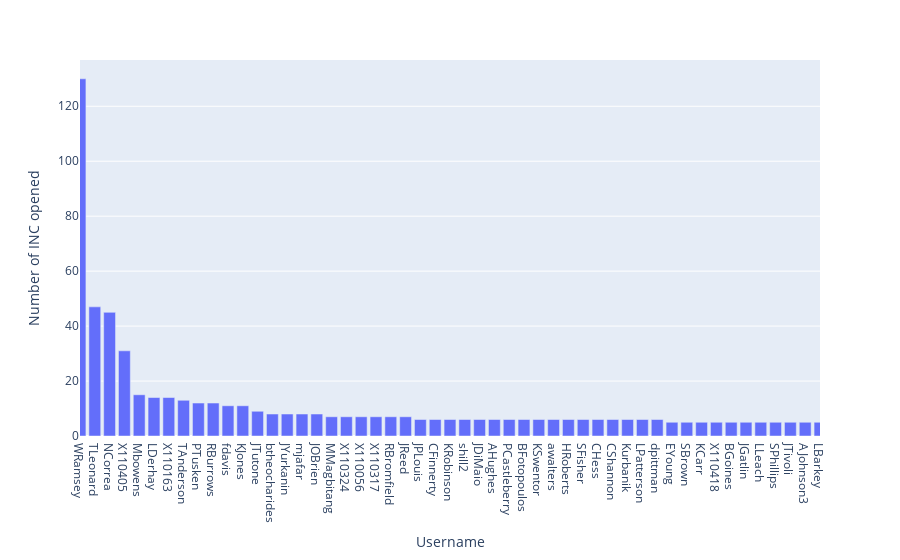

The code cell stored with this chart in its notebook:
### Markdown cell above
### Who has opened the most tickets lately? (rolling week/month)

### Code cell
# show number of tickets by INC-caller 
fig = px.bar(df_main['sys_created_by'][ df_main['opened_at'] > '2021-03-01' ].value_counts(),
             x=df_main['sys_created_by'][ df_main['opened_at'] > '2021-03-01' ].value_counts().index,
             y='sys_created_by', labels={'x':'Username', 'sys_created_by':'Number of INC opened'})
fig.update_xaxes(range=[0,50])
fig.show()

### Figure 1 — Plotly figure (JSON) as saved in the notebook; plotly's stock layout.template omitted (floating-point values rounded to 4 significant figures; data arrays with more than 128 entries replaced by an {"elided": "..."} marker saying what was removed)
{"data": [{"alignmentgroup": "True", "hovertemplate": "Username=%{x}<br>Number of INC opened=%{y}<extra></extra>", "legendgroup": "", "marker": {"color": "#636efa"}, "name": "", "offsetgroup": "", "orientation": "v", "showlegend": false, "textposition": "auto", "type": "bar", "x": {"elided": "784 str values"}, "xaxis": "x", "y": {"elided": "784 int values"}, "yaxis": "y"}], "layout": {"barmode": "relative", "legend": {"tracegroupgap": 0}, "margin": {"t": 60}, "xaxis": {"anchor": "y", "domain": [0, 1], "range": [0, 50], "title": {"text": "Username"}}, "yaxis": {"anchor": "x", "domain": [0, 1], "title": {"text": "Number of INC opened"}}}}
